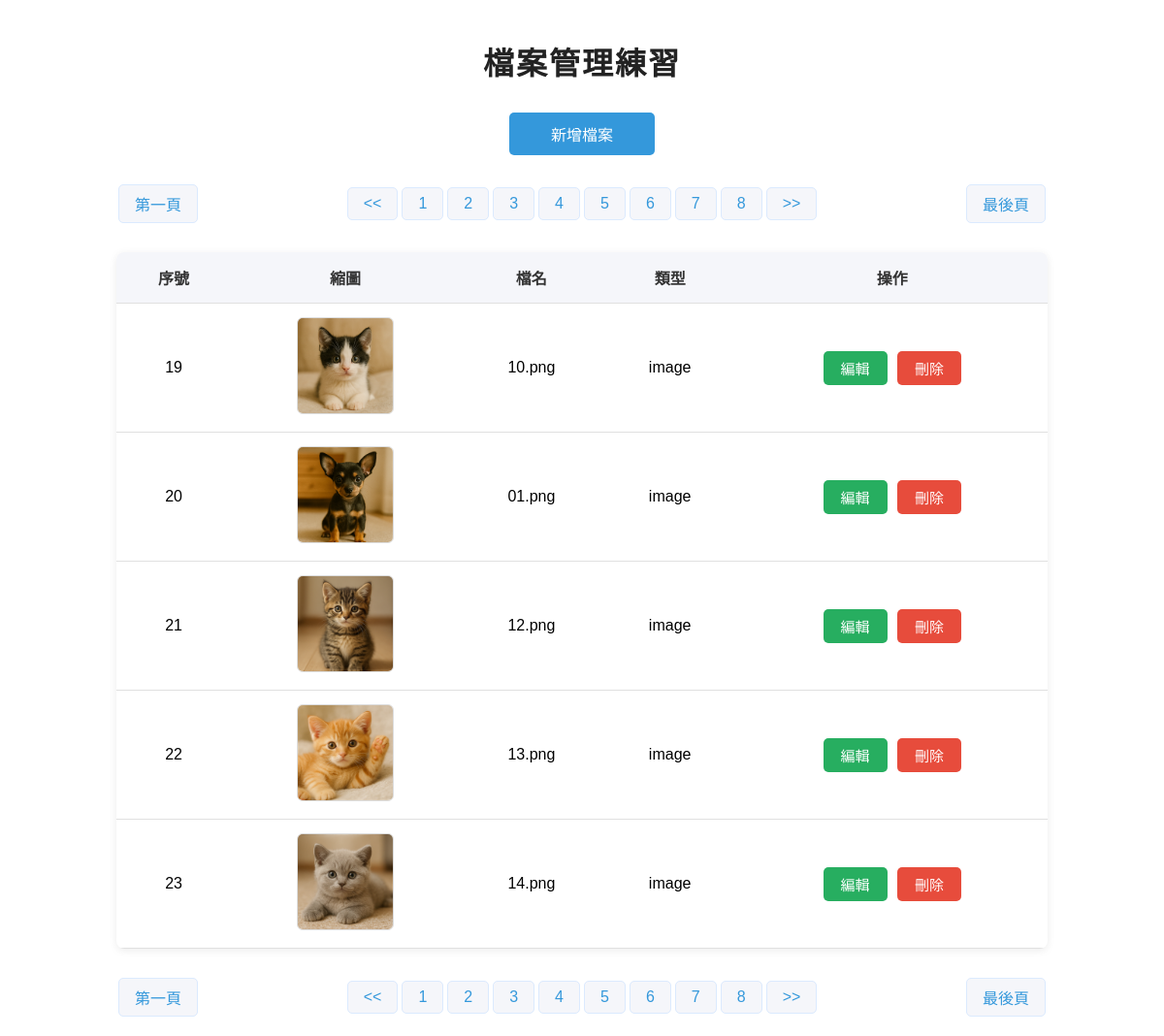
The app's page /manage.php?p=3 with its own data.
### tables this page shows
CREATE TABLE `uploads` (
  `id` int(10) UNSIGNED NOT NULL,
  `type` varchar(16) NOT NULL,
  `name` text NOT NULL,
  `description` text NOT NULL,
  `created_at` timestamp NOT NULL DEFAULT current_timestamp()
);

### db.php (called while the page is built, shortened)
<?php
$dsn="mysql:host=localhost;dbname=files;charset=utf8";
$pdo=new PDO($dsn,'root','');
function all($table,$array=null,$str=null){
    global $pdo;
    $sql="SELECT * FROM $table ";
        if(is_array($array)){
            $tmp=array2sql($array);
            $sql = $sql ." WHERE ".join(" AND ", $tmp);
        }else{
            $sql .= $array;
        }
        $sql .= $str;
    $rows=$pdo->query($sql)->fetchAll(PDO::FETCH_ASSOC);
    return $rows;
}

### manage.php (the view, shortened to what this page needs)
<?php include_once "db.php"; ?>
<!DOCTYPE html>
<html lang="en">
<head>
    <link rel="stylesheet" href="style.css">
</head>
<body>
<h1 class="header">檔案管理練習</h1>
<a class='add-file' href="upload.php">新增檔案</a>
<?php
$rows=all("uploads");
?>
<?php
$total_rows=$pdo->query("select count(*) from uploads")->fetchColumn();
$div=5;
$pages=ceil($total_rows/$div);
$now=$_GET['p']??1;
$start=($now-1)*$div;
$rows=all("uploads"," limit $start,$div");
?>
<div class="pages">
    <a href="?p=1">第一頁</a>
    <div>
    <?php
    if($now-1>0){
        echo "<a href='?p=".($now-1)."'> << </a>";
    } else {
        echo "<a href='#'> << </a>";
    }
    for($i=1;$i<=$pages;$i++){
        echo "<a href='?p=$i'>$i</a>";
    }
    if($now+1<=$pages){
        echo "<a href='?p=".($now+1)."'> >> </a>";
    } else {
        echo "<a href='#'> >> </a>";
    }
    ?>
    </div>
    <a href="?p=<?=$pages;?>">最後頁</a>
</div>
 <table class="table">
    <tr>
        <th>序號</th>
        <th>縮圖</th>
        <th>檔名</th>
        <th>類型</th>
        <th>操作</th>
    </tr>
    <?php foreach($rows as $key => $row): ?>
    <tr>
        <td><?=$row['id'];?></td>
        <td>
        <?php
         if($row['type']=='image'){
            echo "<img src='./files/".$row['name']."' style='width:100px;'>";
            }
        ?>
        </td>
        <td><?=$row['name'];?></td>
        <td><?=$row['type'];?></td>
        <td>
            <button onclick="location.href='edit_upload.php?id=<?=$row['id'];?>'">編輯</button>
            <button class="del" data-id="<?=$row['id'];?>">刪除</button>
        </td>
    </tr>
    <?php endforeach; ?>
 </table>
<div class="pages">
    <a href="?p=1">第一頁</a>
    <div>
    <?php
    if($now-1>0){
        echo "<a href='?p=".($now-1)."'> << </a>";
    } else {
        echo "<a href='#'> << </a>";
    }
    for($i=1;$i<=$pages;$i++){
        echo "<a href='?p=$i'>$i</a>";
    }
    if($now+1<=$pages){
        echo "<a href='?p=".($now+1)."'> >> </a>";
    } else {
        echo "<a href='#'> >> </a>";
    }
    ?>
    </div>
    <a href="?p=<?=$pages;?>">最後頁</a>
</div>
</body>
</html>

### style.css (style rules this page uses)
* { font-family: "微軟正黑體",Arial, Helvetica, sans-serif; font-size:16px; padding:0; margin:0; list-style-type: none; box-sizing: border-box; text-decoration: none; }
.header { margin:10px auto; padding:10px; text-align: center; font-size:32px; }

### manage.php (style rules this page uses)
.table { margin: 30px auto; border-collapse: collapse; width: 80%; background: #fff; box-shadow: 0 2px 8px rgba(0,0,0,0.08); border-radius: 8px; overflow: hidden; }
.table th, .table td { padding: 14px 18px; text-align: center; border-bottom: 1px solid #e0e0e0; font-size: 16px; }
.table th { background: #f5f6fa; color: #333; font-weight: 600; }
.table img { border-radius: 6px; border: 1px solid #ddd; background: #fafafa; }
button { padding: 7px 18px; border: none; border-radius: 5px; font-size: 15px; cursor: pointer; margin: 0 3px; transition: background 0.2s, color 0.2s; }
button:first-child { background: #27ae60; color: #fff; }
button:last-child { background: #e74c3c; color: #fff; }
.header { text-align: center; margin-top: 30px; color: #222; font-size: 2em; letter-spacing: 2px; }
.add-file { display: block; width: 150px; text-align: center; margin: 20px auto; padding: 10px 20px; background: #3498db; color: #fff; text-decoration: none; border-radius: 5px; transition: background 0.2s, color 0.2s; }
.pages { display: flex; justify-content: space-between; align-items: center; margin: 30px auto 20px auto; gap: 8px; width: 80%; }
.pages a { display: inline-block; padding: 7px 16px; margin: 0 2px; background: #f5f6fa; color: #3498db; border-radius: 5px; text-decoration: none; font-size: 16px; border: 1px solid #dbeafe; transition: background 0.2s, color 0.2s, border 0.2s; }

### records on screen
uploads: id "19", name (picture), name "10.png", type "image"
uploads: id "20", name (picture), name "01.png", type "image"
uploads: id "21", name (picture), name "12.png", type "image"
uploads: id "22", name (picture), name "13.png", type "image"
uploads: id "23", name (picture), name "14.png", type "image"
